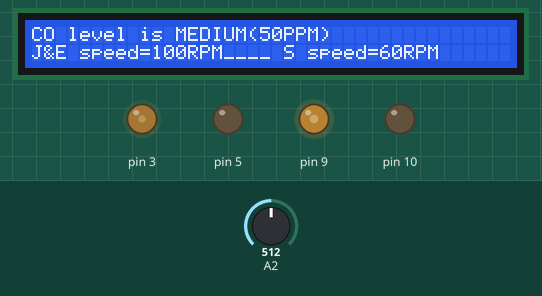
A sketch run on a simulated Arduino Uno, built with avr-gcc and run on an emulated ATmega328P. Shown: 40×2 character LCD, output pins drawn as LEDs (lit = HIGH). The inputs (shaded band) are chosen by the test bench; at power-on: A2 = 512.

Above: at 1.2 s.
1.3 s: A2 set to 319
At 1.8 s:
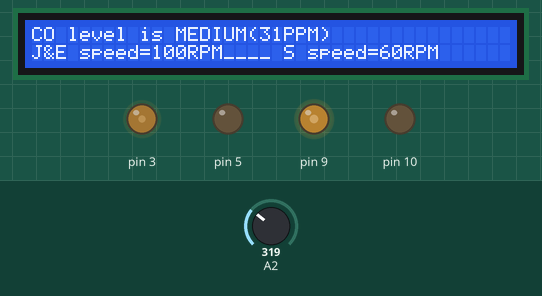
2.8 s: A2 set to 299
At 3.6 s:
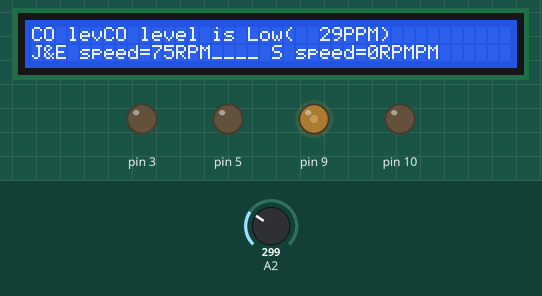
4.3 s: A2 set to 110
At 5.2 s:
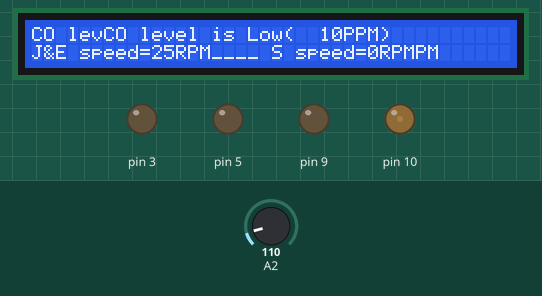
5.9 s: A2 set to 96
At 6.8 s:
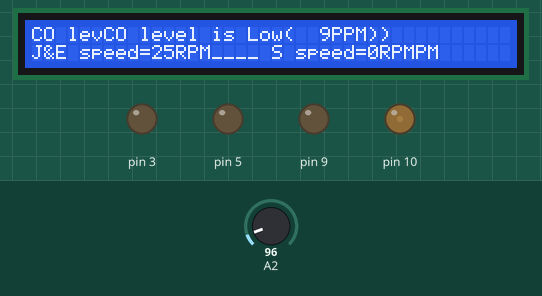
7.4 s: A2 set to 10
At 8.3 s:
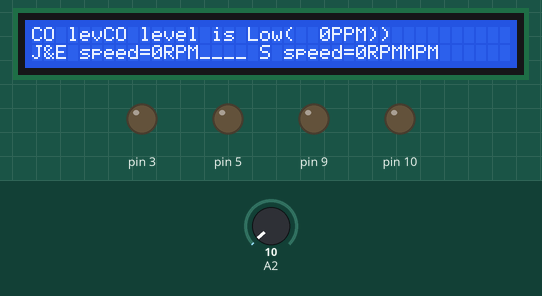
8.9 s: A2 set to 716
At 9.8 s:
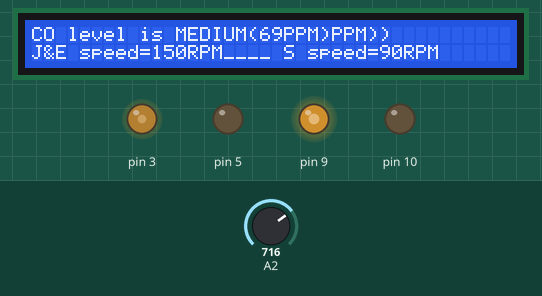
Timing chart, 0 to 11.4 s (numbered marks = the images above; inputs shaded):
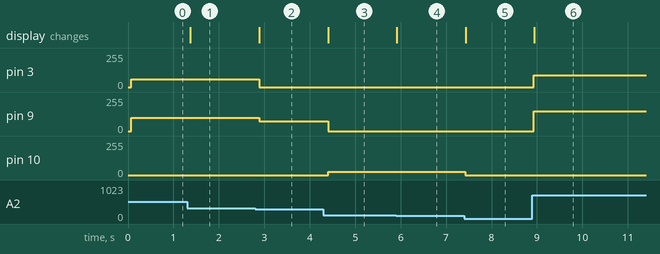

The sketch:

jet_fan_speed_controller.ino
```cpp
#include <LiquidCrystal.h>
LiquidCrystal lcd(12,11,6,4,2,1);
int COvalue;
void setup() {
  pinMode(A2,INPUT);
  pinMode(9,OUTPUT);
  pinMode(10,OUTPUT);
  pinMode(3,OUTPUT);
  pinMode(5,OUTPUT);
  lcd.begin(40,2);
  lcd.clear();
}

void loop() {
  int val=analogRead(A2);
  COvalue=map(val,0,1023,0,100);
  if((COvalue>=0)&&(COvalue<30))
    {
      lcd.setCursor(6,0);
      lcd.print("CO level is Low");
      lcd.println("(");
      lcd.print(COvalue);
      lcd.print("PPM)");
      if(COvalue==0)
        {
          int JE_Speed=0;//jet fan and Exhaust fan motor speed
          int supply_Speed=0;
          analogWrite(9,JE_Speed);//Jet Fan and Exhaust Fan motor
          analogWrite(10,0);
          analogWrite(3,supply_Speed);//supply fan motor
          analogWrite(5,0);
          lcd.setCursor(0,1);
          lcd.print("J&E speed=");//Jet Fan and Exhaust Fan motor speed
          lcd.print(JE_Speed);
          lcd.print("RPM");
          lcd.print("____ S speed=");//Supply Fan motor speed
          lcd.print(supply_Speed);
          lcd.print("RPM");
         }

       if((COvalue>0)&&(COvalue<=10))
         {
          int JE_Speed=25;//Jet Fan and Exhaust Fan motor
          int supply_Speed=0;
          analogWrite(9,0);//Jet Fan and Exhaust Fan motor
          analogWrite(10,JE_Speed);
          analogWrite(3,supply_Speed);//supply fan motor
          analogWrite(5,0);
          lcd.setCursor(0,1);
          lcd.print("J&E speed=");//Jet Fan and Exhaust Fan motor speed
          lcd.print(JE_Speed);
          lcd.print("RPM");
          lcd.print("____ S speed=");//Supply Fan motor speed
          lcd.print(supply_Speed);
          lcd.print("RPM");
         }

        if((COvalue>10)&&(COvalue<=20))
          {
          int JE_Speed=50;//Jet Fan and Exhaust Fan motor
          int supply_Speed=0;
          analogWrite(9,JE_Speed);//Jet Fan and Exhaust Fan motor
          analogWrite(10,0);
          analogWrite(3,supply_Speed);//supply fan motor
          analogWrite(5,0);
          lcd.setCursor(0,1);
          lcd.print("J&E speed=");//Jet Fan and Exhaust Fan motor speed
          lcd.print(JE_Speed);
          lcd.print("RPM");
          lcd.print("____ S speed=");//Supply Fan motor speed
          lcd.print(supply_Speed);
          lcd.print("RPM");
          }

        if((COvalue>20)&&(COvalue<30))
          {
          int JE_Speed=75;//Jet Fan and Exhaust Fan motor
          int supply_Speed=0;
          analogWrite(9,JE_Speed);//Jet Fan and Exhaust Fan motor
          analogWrite(10,0);
          analogWrite(3,supply_Speed);//supply fan motor
          analogWrite(5,0);
          lcd.setCursor(0,1);
          lcd.print("J&E speed=");//Jet Fan and Exhaust Fan motor speed
          lcd.print(JE_Speed);
          lcd.print("RPM");
          lcd.print("____ S speed=");//Supply Fan motor speed
          lcd.print(supply_Speed);
          lcd.print("RPM");
          }

    delay(100);
    }

 else if((COvalue>=30)&&(COvalue<90))
 {
   lcd.setCursor(0,0);
   lcd.print("CO level is MEDIUM");
   lcd.print("(");
   lcd.print(COvalue);
   lcd.print("PPM)");
   if((COvalue>=30)&&(COvalue<=50))
       {
        int JE_Speed=100;//Jet Fan and Exhaust Fan motor
        int supply_Speed=60;
        analogWrite(9,JE_Speed);//Jet Fan and Exhaust Fan motor
        analogWrite(10,0);
        analogWrite(3,supply_Speed);//supply fan motor
        analogWrite(5,0);
        lcd.setCursor(0,1);
        lcd.print("J&E speed=");//Jet Fan and Exhaust Fan motor speed
        lcd.print(JE_Speed);
        lcd.print("RPM");
        lcd.print("____ S speed=");//Supply Fan motor speed
        lcd.print(supply_Speed);
        lcd.print("RPM");
        }

   if((COvalue>50)&&(COvalue<=70))
       {
        int JE_Speed=150;//Jet Fan and Exhaust Fan motor
        int supply_Speed=90;
        analogWrite(9,JE_Speed);//Jet Fan and Exhaust Fan motor
        analogWrite(10,0);
        analogWrite(3,supply_Speed);//supply fan motor
        analogWrite(5,0);
        lcd.setCursor(0,1);
        lcd.print("J&E speed=");//Jet Fan and Exhaust Fan motor speed
        lcd.print(JE_Speed);
        lcd.print("RPM");
        lcd.print("____ S speed=");//Supply Fan motor speed
        lcd.print(supply_Speed);
        lcd.print("RPM");
        }

    if((COvalue>70)&&(COvalue<=90))
       {
        int JE_Speed=200;//Jet Fan and Exhaust Fan motor
        int supply_Speed=120;
        analogWrite(9,JE_Speed);//Jet Fan and Exhaust Fan motor
        analogWrite(10,0);
        analogWrite(3,supply_Speed);
        analogWrite(5,0);
        lcd.setCursor(0,1);
        lcd.print("J&E speed=");//Jet Fan and Exhaust Fan motor speed
        lcd.print(JE_Speed);
        lcd.print("RPM");
        lcd.print("____ S speed=");//Supply Fan motor speed
        lcd.print(supply_Speed);
        lcd.print("RPM");
        }

    delay(100);
  }

 else if(COvalue>=90)
  {
   lcd.setCursor(0,0);
   lcd.print("CO level is MEDIUM");
   lcd.print("(");
   lcd.print(COvalue);
   lcd.print("PPM)");
   int JE_Speed=255;//Jet Fan and Exhaust Fan motor
   int supply_Speed=175;
   analogWrite(9,JE_Speed);//Jet Fan and Exhaust Fan motor
   analogWrite(10,0);
   analogWrite(3,supply_Speed);//supply fan motor
   analogWrite(5,0);
   lcd.setCursor(0,1);
   lcd.print("J&E speed=");//Jet Fan and Exhaust Fan motor speed
   lcd.print(JE_Speed);
   lcd.print("RPM");
   lcd.print("____ S speed=");//Supply Fan motor speed
   lcd.print(supply_Speed);
   lcd.print("RPM");
   delay(100);
   }

 }
```

Measured:
- the behaviour switches between 307 and 306 on A2 (found by bisection; images 1 and 2)
- the behaviour switches between 103 and 102 on A2 (found by bisection; images 3 and 4)
- after the input at 1.3 s, the display: changes after 0.08 s (image 1)
- after the input at 2.8 s, pin 3: 60/255 → 0/255 after 0.09 s; pin 9: 100/255 → 75/255 after 0.09 s; the display: changes after 0.09 s (image 2)
- after the input at 4.3 s, pin 9: 75/255 → 0/255 after 0.10 s; pin 10: 0/255 → 25/255 after 0.10 s; the display: changes after 0.11 s (image 3)
- after the input at 5.9 s, the display: changes at once (image 4)
- after the input at 7.4 s, pin 10: 25/255 → 0/255 at once; the display: changes at once (image 5)
- after the input at 8.9 s, pin 3: 0/255 → 90/255 at once; pin 9: 0/255 → 150/255 at once; the display: changes at once (image 6)
